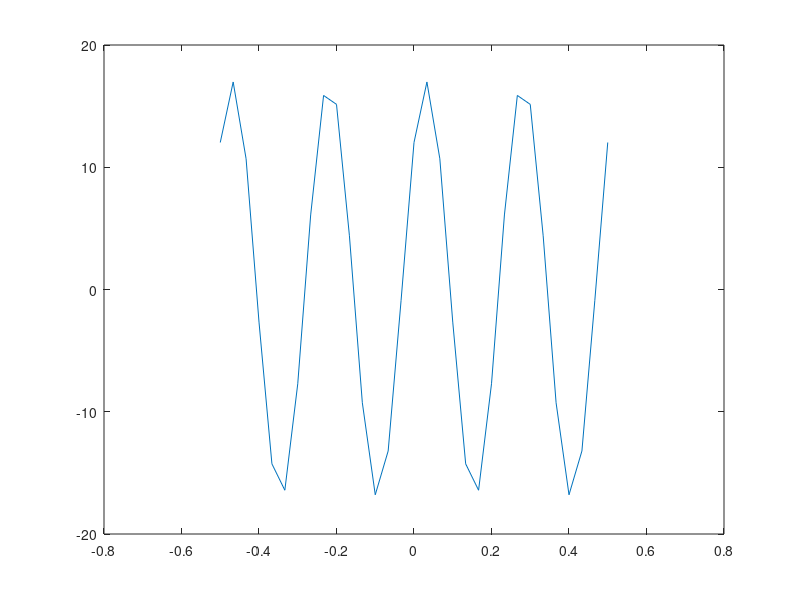

The MATLAB source for this figure:
A=1;
B=7;
C=3;
D=4;
E=4;
F=6;
G=5;
H=2;
A1=17;
A2= 52;
j1=0.785;
j2=0.942;
t=-0.5:1/30:0.5;
x1= A1*cos(2*pi*3446*t+j1);
x2= A2*cos(2*pi*3446*t+j2);
plot(t,x1)